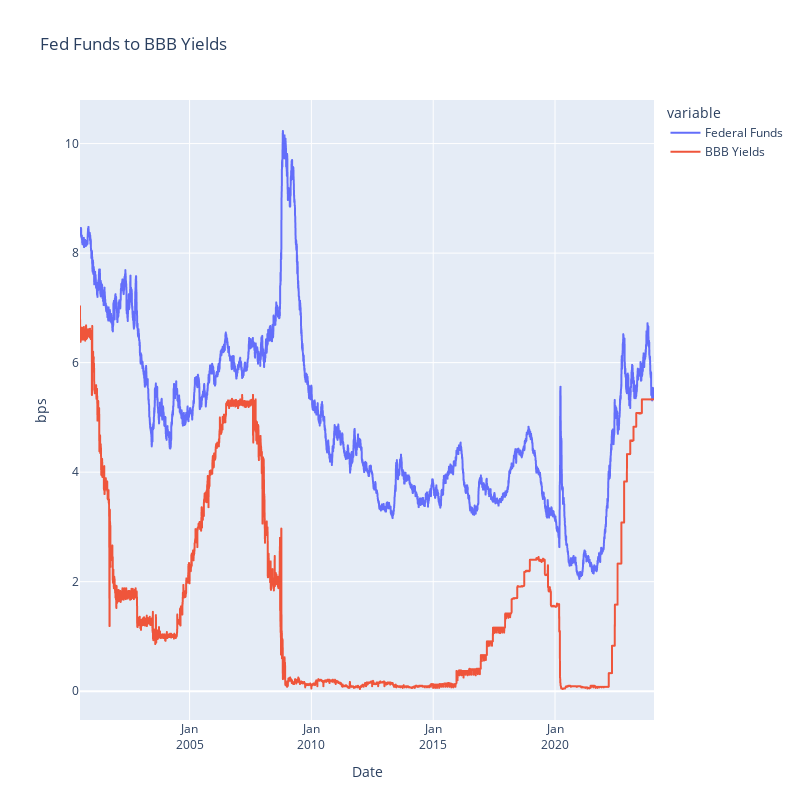

Notebook source saved alongside this figure:
### Code cell
ff.columns = ['Federal Funds','BBB Yields']
fig = px.line(ff['1990':].dropna().reset_index(), x="DATE", y=["Federal Funds","BBB Yields"],
              hover_data={"DATE": "|%B %d, %Y"},
              title='Fed Funds to BBB Yields')
fig.update_xaxes(
    dtick="M1",
    tickmode= 'auto',
    tickformat= '%b\n%Y')

fig.update_layout(
    autosize=False,
    width=800,
    height=800,
    xaxis_title="Date", 
    yaxis_title="bps"
)

### Figure 1 — Plotly figure (JSON) as saved in the notebook; plotly's stock layout.template omitted (floating-point values rounded to 4 significant figures; data arrays with more than 128 entries replaced by an {"elided": "..."} marker saying what was removed)
{"data": [{"hovertemplate": "variable=Federal Funds<br>DATE=%{x|%B %d, %Y}<br>value=%{y}<extra></extra>", "legendgroup": "Federal Funds", "line": {"color": "#636efa", "dash": "solid"}, "marker": {"symbol": "circle"}, "mode": "lines", "name": "Federal Funds", "showlegend": true, "type": "scattergl", "x": {"elided": "5885 str values"}, "xaxis": "x", "y": {"elided": "5885 float values"}, "yaxis": "y"}, {"hovertemplate": "variable=BBB Yields<br>DATE=%{x|%B %d, %Y}<br>value=%{y}<extra></extra>", "legendgroup": "BBB Yields", "line": {"color": "#EF553B", "dash": "solid"}, "marker": {"symbol": "circle"}, "mode": "lines", "name": "BBB Yields", "showlegend": true, "type": "scattergl", "x": {"elided": "5885 str values"}, "xaxis": "x", "y": {"elided": "5885 float values"}, "yaxis": "y"}], "layout": {"autosize": false, "height": 800, "legend": {"title": {"text": "variable"}, "tracegroupgap": 0}, "title": {"text": "Fed Funds to BBB Yields"}, "width": 800, "xaxis": {"anchor": "y", "domain": [0, 1], "dtick": "M1", "tickformat": "%b\n%Y", "tickmode": "auto", "title": {"text": "Date"}}, "yaxis": {"anchor": "x", "domain": [0, 1], "title": {"text": "bps"}}}}
